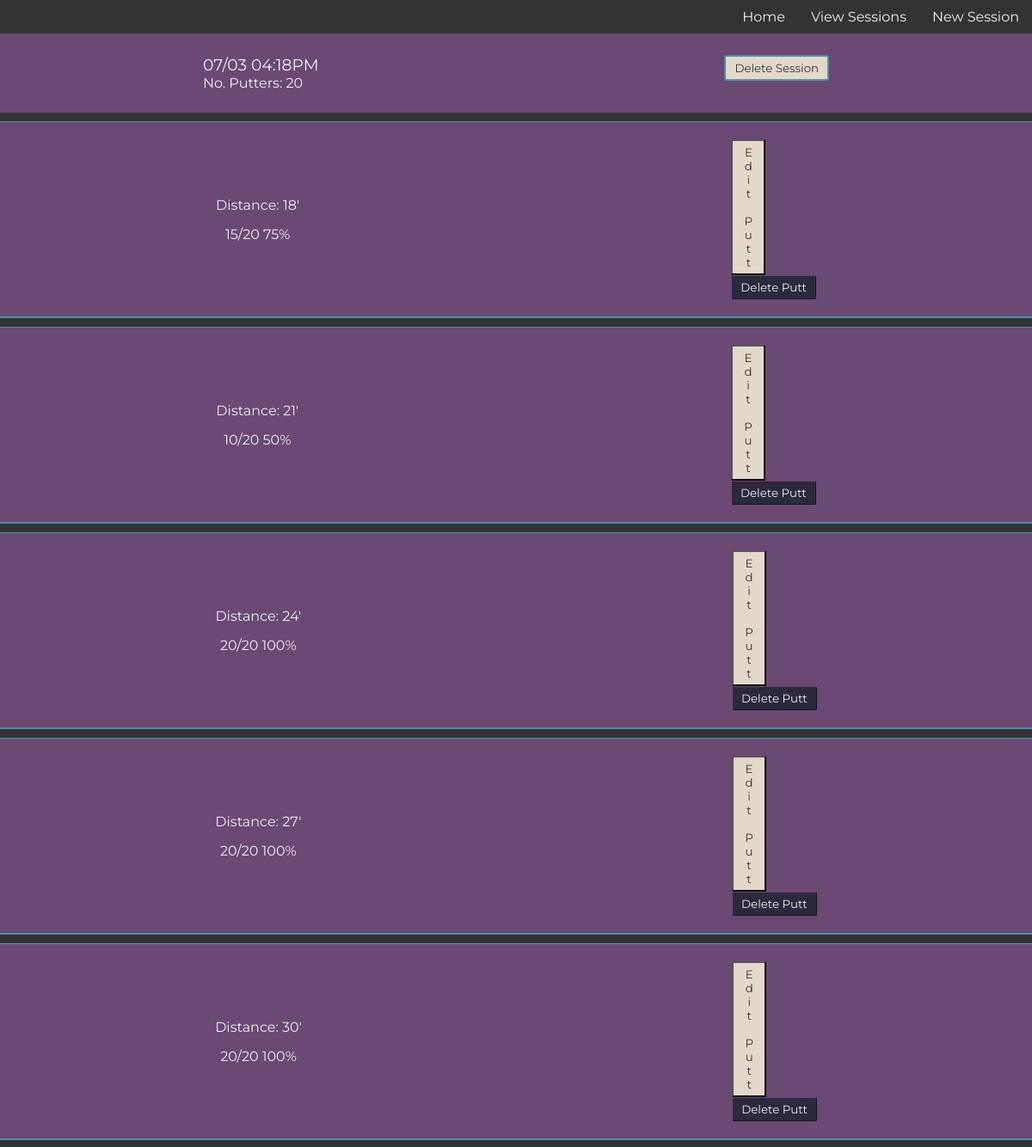
The app's page /puttsesh/view/8 (signed in, upper part), older data.
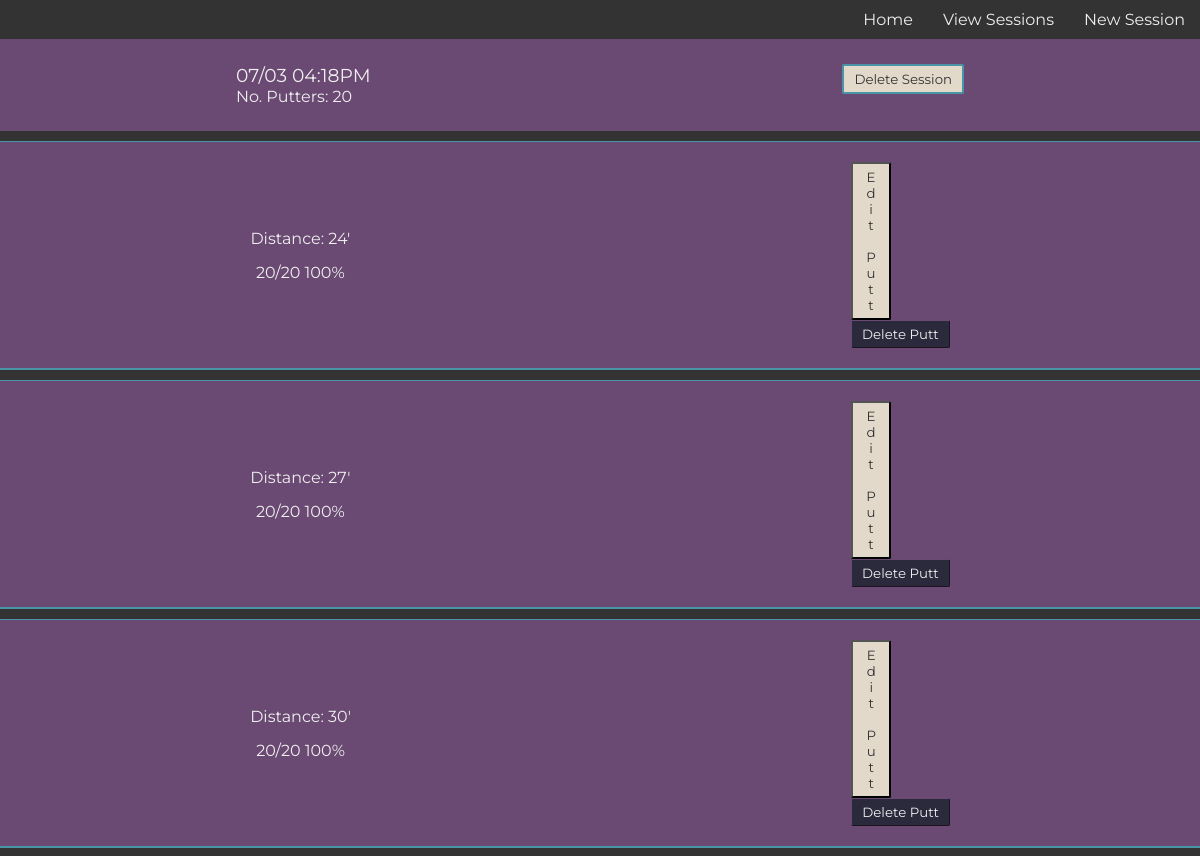
The same page, newer data.
### model.py (models this page shows)
class PuttSesh(Model):
    user = ForeignKeyField(User, field=User.username, on_delete='CASCADE')
    date = DateTimeField()
    no_putters = IntegerField()
    class Meta:
        database = db

class Putt(Model):
    putt_sesh = ForeignKeyField(PuttSesh, on_delete='CASCADE')
    putts_made = IntegerField()
    distance = IntegerField()
    class Meta:
        database = db

### main.py (the view, shortened to what this page needs)
@app.route('/puttsesh/view/<sesh_id>', methods=['GET', 'POST'])
@login_required
def view_puttsesh_single(sesh_id):
    single_session = PuttSesh.select().where(PuttSesh.id == sesh_id).get()
    associated_putts = Putt.select().where(Putt.putt_sesh == single_session)
    return render_template('view_puttsesh_single.jinja2',
                           single_session=single_session,
                           putts=associated_putts)

### main.py (called while the page is built)
def login_required(f):
    @wraps(f)
    def wrap(*args, **kwargs):
        if 'logged_in_user' in session:
            return f(*args, **kwargs)
        else:
            return redirect(url_for('login'))
    return wrap

### templates/view_puttsesh_single.jinja2 (shortened to what this page needs)
{% extends "base.jinja2" %}
{% block content %}
<div class='outer-container'>
    <div class='view-single-header-container'>
        <div>
            <h3>{{ single_session.date.strftime('%m/%d %I:%M%p') }}</h3>
            <p>No. Putters:
                <span class='no_putters'>{{ single_session.no_putters }}</span>
            </p>
        </div>
        <div puttsesh-id="{{ single_session.id }}">
            {% if session.get('current_sesh_id') != single_session.id %}
                <button class="delete-session-button">Delete Session</button>
            {% endif %}
        </div>
    </div>
    <div class='putts-container'>
        {% for putt in putts %}
        <div class='single-putt-container'>
            <div class='single-putt-info'>
                <p>Distance: {{ putt.distance }}'</p>
                <p><span class='putts-made-{{putt.id}}'>{{ putt.putts_made }}</span>/{{ single_session.no_putters}}
                    {{ ((putt.putts_made / single_session.no_putters) * 100) | int }}%
                </p>
            </div>
            <div class='edit-delete-container'>
                <div class='putt-edit-container' puttsesh-id="{{ single_session.id }}" putt-id="{{ putt.id }}">
                    <button class='edit-button'>Edit Putt</button>
                </div>
                <div class='putt-delete-container' puttsesh-id="{{ single_session.id }}" putt-id="{{ putt.id }}">
                    <button class="delete-button">Delete Putt</button>
                </div>
            </div>
        </div>
        {% endfor %}
    </div>
</div>
{% endblock content %}

### templates/base.jinja2 (shortened to what this page needs)
<!doctype html>
<html lang="en">
<head>
<link rel='stylesheet' href="{{ url_for('static', filename='css/main.css') }}">
</head>
<body>
	<nav>
		<a href="{{ url_for('home') }}">Home</a>
		<a href="{{ url_for('view_puttsesh') }}">View Sessions</a>
		{% if session.get('current_sesh_id') %}
			<a href="{{ url_for('current_puttsesh', sesh_id=session.get('current_sesh_id')) }}">Current Puttsesh</a>
		{% else %}
			<a href="{{ url_for('new_puttsesh') }}">New Session</a>
		{% endif %}
	</nav>
	{% block content %} {% endblock content %}
</body>
</html>

### static/css/main.css (style rules this page uses)
:root { --main-box-shadow: 1px 1px 3px 0px rgba(51, 51, 51, 0.15); --white-font: #efefef; --dark-grey-font: #333; --grey-font: #666; --light-grey-font: #ddd; --red: #cc0000; --darker-red: #bb0000; --transition-time: 300ms; --purple: #6A4973; --nude: #E2D9CA; --blue-gray: #4A94A8; --dark-blue: #2B293C; --blue-thick-border: solid 2px var(--blue-gray); --blue-thin-border: solid 1px var(--blue-gray); --purple-thick-border: solid 2px var(--purple); }
* { box-sizing: border-box; color: var(--white-font); font-family: 'Montserrat'; font-weight: normal; margin: 0; padding: 0; }
body { background: var(--dark-grey-font); }
nav { background: var(--dark-grey-font); display: flex; justify-content: flex-end; z-index: 1; }
nav a { color: var(--white-font); padding: 10px 15px; text-decoration: none; transition: var(--transition-time); }
.outer-container { align-items: center; display: flex; flex-direction: column; }
.view-single-header-container { background: var(--purple); display: flex; justify-content: space-around; padding: 25px 0; width: 100%; }
.putts-container { width: 100% }
.single-putt-container { align-items: center; background: var(--purple); border-bottom: var(--blue-thick-border); border-top: var(--blue-thin-border); display: flex; justify-content: space-around; margin: 10px 0; padding: 20px 0; transition: 300ms; width: 100%; }
.single-putt-info { text-align: center; }
.single-putt-info p { margin: 5px 0; padding: 5px 0; }
.delete-button, .edit-button, .delete-session-button { border-radius: 2px; color: var(--dark-grey-font); padding: 5px 10px; transition: var(--transition-time); }
.delete-session-button { background: var(--nude); border: var(--blue-thick-border); }
.edit-button { background: var(--nude); writing-mode: vertical-rl; text-orientation: upright; }
.delete-button { background: var(--dark-blue); border: var(--purple) outset 1px; color: var(--white-font); }

Row changes from the older to the newer data that the page shows:
removed Putt: distance "18", putts_made "15", {{ single_session.no_putters }} "20", ((putt.putts_made/single_session.no_putters)*100)|int "75"
removed Putt: distance "21", putts_made "10", {{ single_session.no_putters }} "20", ((putt.putts_made/single_session.no_putters)*100)|int "50"
